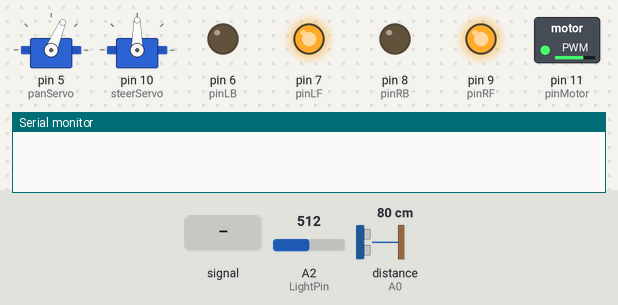
This sketch was run on a simulated Arduino Uno, built with avr-gcc and run on an emulated ATmega328P. Parts: 2 × servo, switched loads named in the sketch (green lamp = pin HIGH), output pins drawn as LEDs (lit = HIGH), the last lines printed to the serial monitor. Wiring (inferred from the names in the program): ultrasonic range finder: trigger A1; echo A0. The test bench sets the inputs (shaded band); at power-on: A2 (LightPin) = 512, distance to the obstacle (sensor on A0) 80 cm. The echo pulse lasts 58.3 µs per cm; pins used as bus, display or sensor lines are not drawn. At 2.2 s the program stops and its outputs stay as they are.

Above: at 0.9 s.
1.3 s: A2 (LightPin) fed a 200 Hz sine of ±255 counts around its level
At 1.72 s:
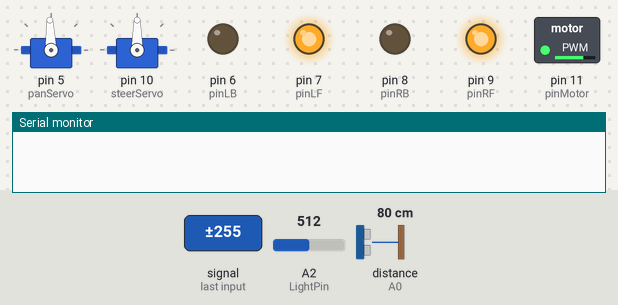
At 3.4 s:
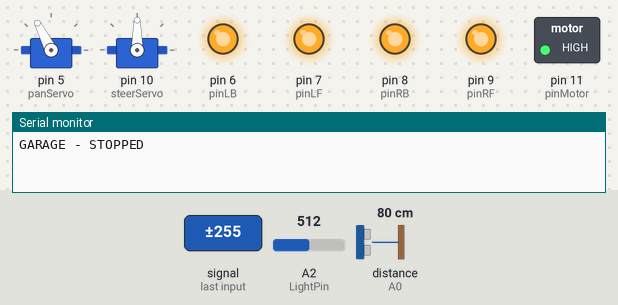
Timing chart, 0 to 3.7 s (numbered marks = the images above; inputs shaded):
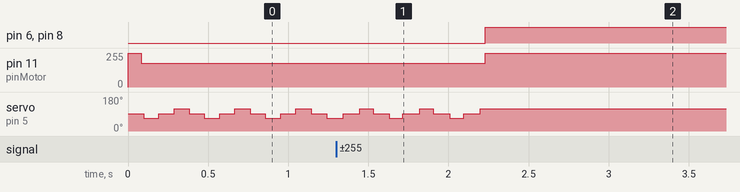

The sketch:

car_fast.ino
```cpp
// =====================================================================
//  Self-driving car: obstacle avoidance while moving + garage detection
//  The car never stops to "think". It drives continuously, the distance
//  sensor sweeps front/right/front/left on its own, and the steering
//  servo steers away from walls and cans while moving.
// =====================================================================


// =====================================================================
//  >>> MEASUREMENTS: fill these in from the real car <<<
//  All in centimetres unless noted. The numbers below are PLACEHOLDER
//  GUESSES so the code compiles. Replace every one marked MEASURE.
// =====================================================================

// [M1] MEASURE: Turning radius, RIGHT.
//      Car standing still, wheels already at full right lock (SteerRightAngle),
//      then drive at TurnSpeed until the car has turned 90 degrees.
//      Measure how far the MIDDLE OF THE FRONT AXLE moved SIDEWAYS.
float RadiusRight_cm = 37;

// [M2] MEASURE: Turning radius, LEFT. Same as M1 but full left lock.
float RadiusLeft_cm = 58;

// [M3] MEASURE: Car width at its WIDEST point
//      (wheels, chassis, battery pack: whatever sticks out furthest).
float CarWidth_cm = 15;

// [M4] MEASURE: How far the ultrasonic sensor's front face is BEHIND the
//      front-most point of the car. Use 0 if the sensor is the front-most part.
float SensorSetback_cm = 1.5;

// [M5] OPTIONAL MEASURE: Time for one FULL circle at TurnSpeed and full lock,
//      in milliseconds (e.g. 3.2 s = 3200). Leave at 0 if not measured.
unsigned long LapTimeRight_ms = 0;
unsigned long LapTimeLeft_ms  = 0;

// Known / adjustable, no measuring needed:
float CanRadius_cm     = 3.3;  // a standard 33 cl can is about 6.6 cm wide
float SafetyMargin_cm  = 4;    // extra room everywhere. Raise if it clips things
float ReactionDist_cm  = 8;    // distance covered while servo + sensor react. Raise if it reacts too late at high speed
float SideClearance_cm = 6;    // how close things beside the car may get (beyond half the car width)


// =====================================================================
//  >>> CALIBRATION: found by testing (set SteeringTest = true) <<<
// =====================================================================

// [C1] Steering servo angle where the car drives STRAIGHT.
//      Find it by driving, not by looking at the axle (the linkage has play).
int SteerCenterAngle = 90;

// [C2] Steering servo angle that makes the car turn LEFT when driving forward,
//      at full lock. (Rear steering: the wheels will point the OTHER way.)
//      Use a value a few degrees short of where the servo starts buzzing.
int SteerLeftAngle = 45;

// [C3] Same as C2, for turning RIGHT.
int SteerRightAngle = 150;

// [C4] Distance-sensor servo angle where the sensor points straight ahead.
int SensorCenterAngle = 92;
// 47 54
// [C5] Photoresistor: cover it with your hand. Reading goes DOWN -> true, UP -> false.
bool DarkerMeansLower = false;

// [C6] Photoresistor: fraction of room brightness that counts as "in the garage".
//      Check the reading inside the actual box (test mode prints it).
float DarkFraction = 0.70;

// =====================================================================
//  OTHER SETTINGS (fine to leave as they are at first)
// =====================================================================

bool SteeringTest = false;     // true = run the test routine instead of driving
bool Debug        = false;     // true = print sensor readings while driving (slows it slightly)

int PanAngle    = 25;          // how far the sensor looks right/left while sweeping
int PanStepTime = 90;          // ms per sweep position

int FullSpeed    = 180;        // open road (0-255)
int TurnSpeed    = 140;        // while avoiding. Measure M1/M2/M5 at THIS speed
int ReverseSpeed = 200;
int GarageSpeed  = 150;
int KickTime     = 80;         // ms of full power when starting to move

float ReverseDist = 10;        // cm in front of the car: closer than this = back up
float RightBias   = 0.8;       // prefer right unless left is clearly more open
int   ReverseTime = 450;       // ms of reversing

int   LightPin         = A2;   // photoresistor (A0/A1 are used by the ultrasonic sensor)
float DimFraction      = 0.80; // "approaching the garage"
unsigned long DarkConfirmTime  = 150;
unsigned long GarageIgnoreTime = 500;
float GarageWallDistance = 10; // cm: dim + wall this close = inside the garage


// =====================================================================
//  CALCULATED FROM THE MEASUREMENTS (don't edit, see computeGeometry())
// =====================================================================
float needRight;               // distance ahead needed to dodge a can by turning right
float needLeft;                // ... by turning left
float AvoidDist;               // start dodging here (the larger of the two)
float ClearDist;               // slow down within this (room to turn 90 degrees away from a wall)
float SideDist;                // diagonal reading that triggers a nudge away
unsigned long MaxTurnRight;    // ms for a 90 degree turn
unsigned long MaxTurnLeft;


#include <Servo.h>

int pinLB = 6;
int pinLF = 7;
int pinRB = 8;
int pinRF = 9;
int pinMotor = 11;   // ENB, speed (PWM)
int echoPin  = A0;
int trigPin  = A1;

Servo panServo;      // pin 5, distance sensor
Servo steerServo;    // pin 10, rear axle steering

// Latest distances (cm from the FRONT of the car)
float distF = 300, distL = 300, distR = 300;

const int panPattern[4] = {0, -1, 0, 1};   // 0 front, -1 right, +1 left
int panIndex = 0;
unsigned long lastPanStep = 0;

int  turnDir = 0;            // 0 none, +1 right, -1 left
unsigned long turnStart = 0;
bool reversing = false;
unsigned long reverseStart = 0;
int  motorState = 0;         // 1 forward, -1 backward, 0 stopped

float lightBaseline = 0;
unsigned long darkSince = 0;
unsigned long startTime = 0;
unsigned long lastLightSample = 0;


// ======================= Geometry ====================================

// How far ahead of a can the car must start a full-lock turn to get past it.
// On a circle of radius R, moving forward d shifts you sideways by s,
// where d = sqrt(2*R*s - s*s).
float dodgeDistance(float R)
{
    float s = CanRadius_cm + CarWidth_cm / 2 + SafetyMargin_cm;   // sideways shift needed
    float d = (s < R) ? sqrt(2 * R * s - s * s) : R;
    return d + ReactionDist_cm;
}

void computeGeometry()
{
    needRight = dodgeDistance(RadiusRight_cm);
    needLeft  = dodgeDistance(RadiusLeft_cm);
    AvoidDist = max(needRight, needLeft);

    // Turning 90 degrees away from a wall straight ahead needs about R + half the width
    float bigR = max(RadiusRight_cm, RadiusLeft_cm);
    ClearDist = bigR + CarWidth_cm / 2 + SafetyMargin_cm + ReactionDist_cm;
    if (ClearDist < AvoidDist + 10) ClearDist = AvoidDist + 10;

    // A diagonal reading d at angle PanAngle is d*sin(PanAngle) to the side
    SideDist = (CarWidth_cm / 2 + SideClearance_cm) / sin(PanAngle * PI / 180.0);

    // A quarter of a full circle = 90 degrees
    MaxTurnRight = LapTimeRight_ms ? LapTimeRight_ms / 4 : 1200;
    MaxTurnLeft  = LapTimeLeft_ms  ? LapTimeLeft_ms  / 4 : 1200;
}

void printGeometry()
{
    Serial.println("--- Calculated values ---");
    Serial.print("Dodge distance right: "); Serial.println(needRight);
    Serial.print("Dodge distance left:  "); Serial.println(needLeft);
    Serial.print("AvoidDist:  "); Serial.println(AvoidDist);
    Serial.print("ClearDist:  "); Serial.println(ClearDist);
    Serial.print("SideDist:   "); Serial.println(SideDist);
    Serial.print("90 deg turn right (ms): "); Serial.println(MaxTurnRight);
    Serial.print("90 deg turn left  (ms): "); Serial.println(MaxTurnLeft);
}


// ======================= Motor & steering ============================

void brake()
{
    digitalWrite(pinRB, HIGH);
    digitalWrite(pinRF, HIGH);
    digitalWrite(pinLB, HIGH);
    digitalWrite(pinLF, HIGH);
    digitalWrite(pinMotor, HIGH);
    motorState = 0;
}

void forward(int speed)
{
    digitalWrite(pinRB, LOW);
    digitalWrite(pinRF, HIGH);
    digitalWrite(pinLB, LOW);
    digitalWrite(pinLF, HIGH);
    if (motorState != 1) {
        analogWrite(pinMotor, 255);
        motorState = 1;
        smartDelay(KickTime);
    }
    analogWrite(pinMotor, speed);
}

void backward(int speed)
{
    if (motorState == 1) { brake(); smartDelay(60); }
    digitalWrite(pinRB, HIGH);
    digitalWrite(pinRF, LOW);
    digitalWrite(pinLB, HIGH);
    digitalWrite(pinLF, LOW);
    if (motorState != -1) {
        analogWrite(pinMotor, 255);
        motorState = -1;
        smartDelay(KickTime);
    }
    analogWrite(pinMotor, speed);
}

// s = -1: car turns fully LEFT (going forward), 0 straight, +1 fully RIGHT
void steer(float s)
{
    s = constrain(s, -1.0, 1.0);
    int angle;
    if (s < 0) angle = SteerCenterAngle + (int)(-s * (SteerLeftAngle  - SteerCenterAngle));
    else       angle = SteerCenterAngle + (int)( s * (SteerRightAngle - SteerCenterAngle));
    steerServo.write(angle);
}


// ======================= Distance sensor =============================

// Returns the distance from the FRONT of the car (sensor setback subtracted)
float ping()
{
    digitalWrite(trigPin, LOW);
    delayMicroseconds(2);
    digitalWrite(trigPin, HIGH);
    delayMicroseconds(10);
    digitalWrite(trigPin, LOW);
    unsigned long d = pulseIn(echoPin, HIGH, 25000);
    if (d == 0) return 300;                       // no echo = nothing in range
    float cm = d / 58.0 - SensorSetback_cm;
    return cm < 0 ? 0 : cm;
}

void updateSensor()
{
    if (millis() - lastPanStep < PanStepTime) return;

    float d = ping();
    int p = panPattern[panIndex];
    if (p == 0)      distF = d;
    else if (p < 0)  distR = d;
    else             distL = d;

    if (Debug) {
        Serial.print("L "); Serial.print(distL);
        Serial.print("  F "); Serial.print(distF);
        Serial.print("  R "); Serial.println(distR);
    }

    panIndex = (panIndex + 1) % 4;
    panServo.write(SensorCenterAngle + panPattern[panIndex] * PanAngle);  // higher angle = left
    lastPanStep = millis();
}


// ======================= Garage detection ============================

int readLight()
{
    int v = analogRead(LightPin);
    return DarkerMeansLower ? v : 1023 - v;
}

void parkInGarage()
{
    brake();
    steer(0);
    Serial.println("GARAGE - STOPPED");
    while (true) { }
}

void checkGarage()
{
    if (millis() - lastLightSample < 10) return;
    lastLightSample = millis();

    int light = readLight();
    if (light >= lightBaseline * 0.85) {
        lightBaseline = lightBaseline * 0.995 + light * 0.005;
    }

    bool dark = light < lightBaseline * DarkFraction;
    if (!dark) { darkSince = 0; return; }
    if (millis() - startTime < GarageIgnoreTime) return;

    if (darkSince == 0) darkSince = millis();
    if (millis() - darkSince >= DarkConfirmTime) parkInGarage();
}

bool isDim()
{
    return readLight() < lightBaseline * DimFraction;
}

void smartDelay(unsigned long ms)
{
    unsigned long t0 = millis();
    while (millis() - t0 < ms) checkGarage();
}

// true if a diagonal reading is something IN the car's path, not just beside it
bool inPath(float d)
{
    float a = PanAngle * PI / 180.0;
    float sideways = d * sin(a);
    float ahead    = d * cos(a);
    return sideways < CarWidth_cm / 2 + CanRadius_cm + SafetyMargin_cm && ahead < AvoidDist;
}
// ======================= Decisions ===================================

// +1 right, -1 left. Prefers right (the car's strong side), but switches
// if the preferred side can't be made in the distance left and the other can.
int chooseSide()
{
    int side = (distR >= distL * RightBias) ? 1 : -1;
    bool leftFits  = distF >= needLeft  && distL > SideDist;
    bool rightFits = distF >= needRight && distR > SideDist;

    if (side == -1 && !leftFits && rightFits) side = 1;
    if (side == 1 && !rightFits && leftFits)  side = -1;
    return side;   // if neither fits it still tries; the reverse logic catches it if it gets too close
}

float sideNudge()
{
    float n = 0;
    if (distL < SideDist) n += (SideDist - distL) / SideDist;   // something left -> steer right
    if (distR < SideDist) n -= (SideDist - distR) / SideDist;   // something right -> steer left
    return constrain(n, -1.0, 1.0);
}


// ======================= Test mode ===================================

void runSteeringTest()
{
    delay(1000);
    printGeometry();
    //Serial.println("Steering: car should turn LEFT");  steer(-1); delay(1500);
    //Serial.println("Steering: center");                steer(0);  delay(1000);
   // Serial.println("Steering: car should turn RIGHT"); steer(1);  delay(1500);
    //steer(0);
    Serial.println("Sensor LEFT");  panServo.write(SensorCenterAngle + PanAngle); delay(1500);
        panServo.write(SensorCenterAngle); delay(1500);
    Serial.println("Sensor RIGHT"); panServo.write(SensorCenterAngle - PanAngle); delay(1500);
    panServo.write(SensorCenterAngle);
   /* Serial.println("Motor FORWARD"); forward(FullSpeed); delay(1000);
    brake();*/
    while (true) {
        Serial.print("Distance from front: "); Serial.print(ping());
        Serial.print("   Light: "); Serial.println(readLight());
        delay(200);
    }
}


// ======================= Setup & loop ================================

void setup()
{
    Serial.begin(115200);
    pinMode(pinLB, OUTPUT);
    pinMode(pinLF, OUTPUT);
    pinMode(pinRB, OUTPUT);
    pinMode(pinRF, OUTPUT);
    pinMode(pinMotor, OUTPUT);
    pinMode(echoPin, INPUT);
    pinMode(trigPin, OUTPUT);

    panServo.attach(5);
    steerServo.attach(10);
    panServo.write(SensorCenterAngle);
    steer(0);

    computeGeometry();
    if (SteeringTest) runSteeringTest();
    if (Debug) printGeometry();

    long sum = 0;
    for (int i = 0; i < 10; i++) sum += readLight();
    lightBaseline = sum / 10.0;
    startTime = millis();
    lastPanStep = millis();

    forward(FullSpeed);
}

void loop()
{
    checkGarage();
    updateSensor();
    unsigned long now = millis();

    // 1. Finishing a reverse maneuver
    if (reversing) {
        if (now - reverseStart < ReverseTime) return;
        reversing = false;
        turnStart = now;
        distF = AvoidDist;           // stale reading: stay in "turning" until a fresh one arrives
    }

    // 2. Approaching the garage: don't avoid its walls, creep in and stop
    if (isDim()) {
        if (distF < GarageWallDistance) parkInGarage();
        turnDir = 0;
        steer(sideNudge());
        forward(GarageSpeed);
        return;
    }

    // 3. About to hit something: back up while swinging the nose toward the open side
    if (distF < ReverseDist) {
        turnDir = chooseSide();
        steer(-turnDir);             // reversing with "left" steering swings the nose right (and vice versa)
        backward(ReverseSpeed);
        reversing = true;
        reverseStart = now;
        return;
    }

    // 4. In the middle of a committed turn
    if (turnDir != 0) {
        steer(turnDir);
        forward(TurnSpeed);
        unsigned long maxTurn = (turnDir == 1) ? MaxTurnRight : MaxTurnLeft;
        if (distF > ClearDist || now - turnStart > maxTurn) turnDir = 0;
        return;
    }

    // 5. Obstacle ahead within dodging distance: pick a side and commit
    if (distF < AvoidDist) {
        turnDir = chooseSide();
        turnStart = now;
        steer(turnDir);
        forward(TurnSpeed);
        return;
    }
        // 5b. Something ahead-left or ahead-right in our path: steer hard away while it's there
    bool leftBlocked  = inPath(distL);
    bool rightBlocked = inPath(distR);
    if (leftBlocked != rightBlocked) {
        steer(leftBlocked ? 1 : -1);
        forward(TurnSpeed);
        return;
    }

    // 6. Open road: drive, nudging away from things on the diagonals.
    //    Slow down when a wall is closer than the room needed to turn away from it.
    steer(sideNudge());
    forward(distF < ClearDist ? TurnSpeed : FullSpeed);
}
```

Measured:
- after the input at 1.3 s, pin 6 (pinLB), pin 8 (pinRB): LOW → HIGH after 0.93 s; pin 11 (pinMotor): 180/255 → 255/255 after 0.93 s
- by itself, servo on pin 5 (panServo): repeats every 0.37 s: 117° 0.08 s, 92° 0.10 s, 67° 0.08 s, 92° 0.11 s, until it stays 117° from 2.2 s
